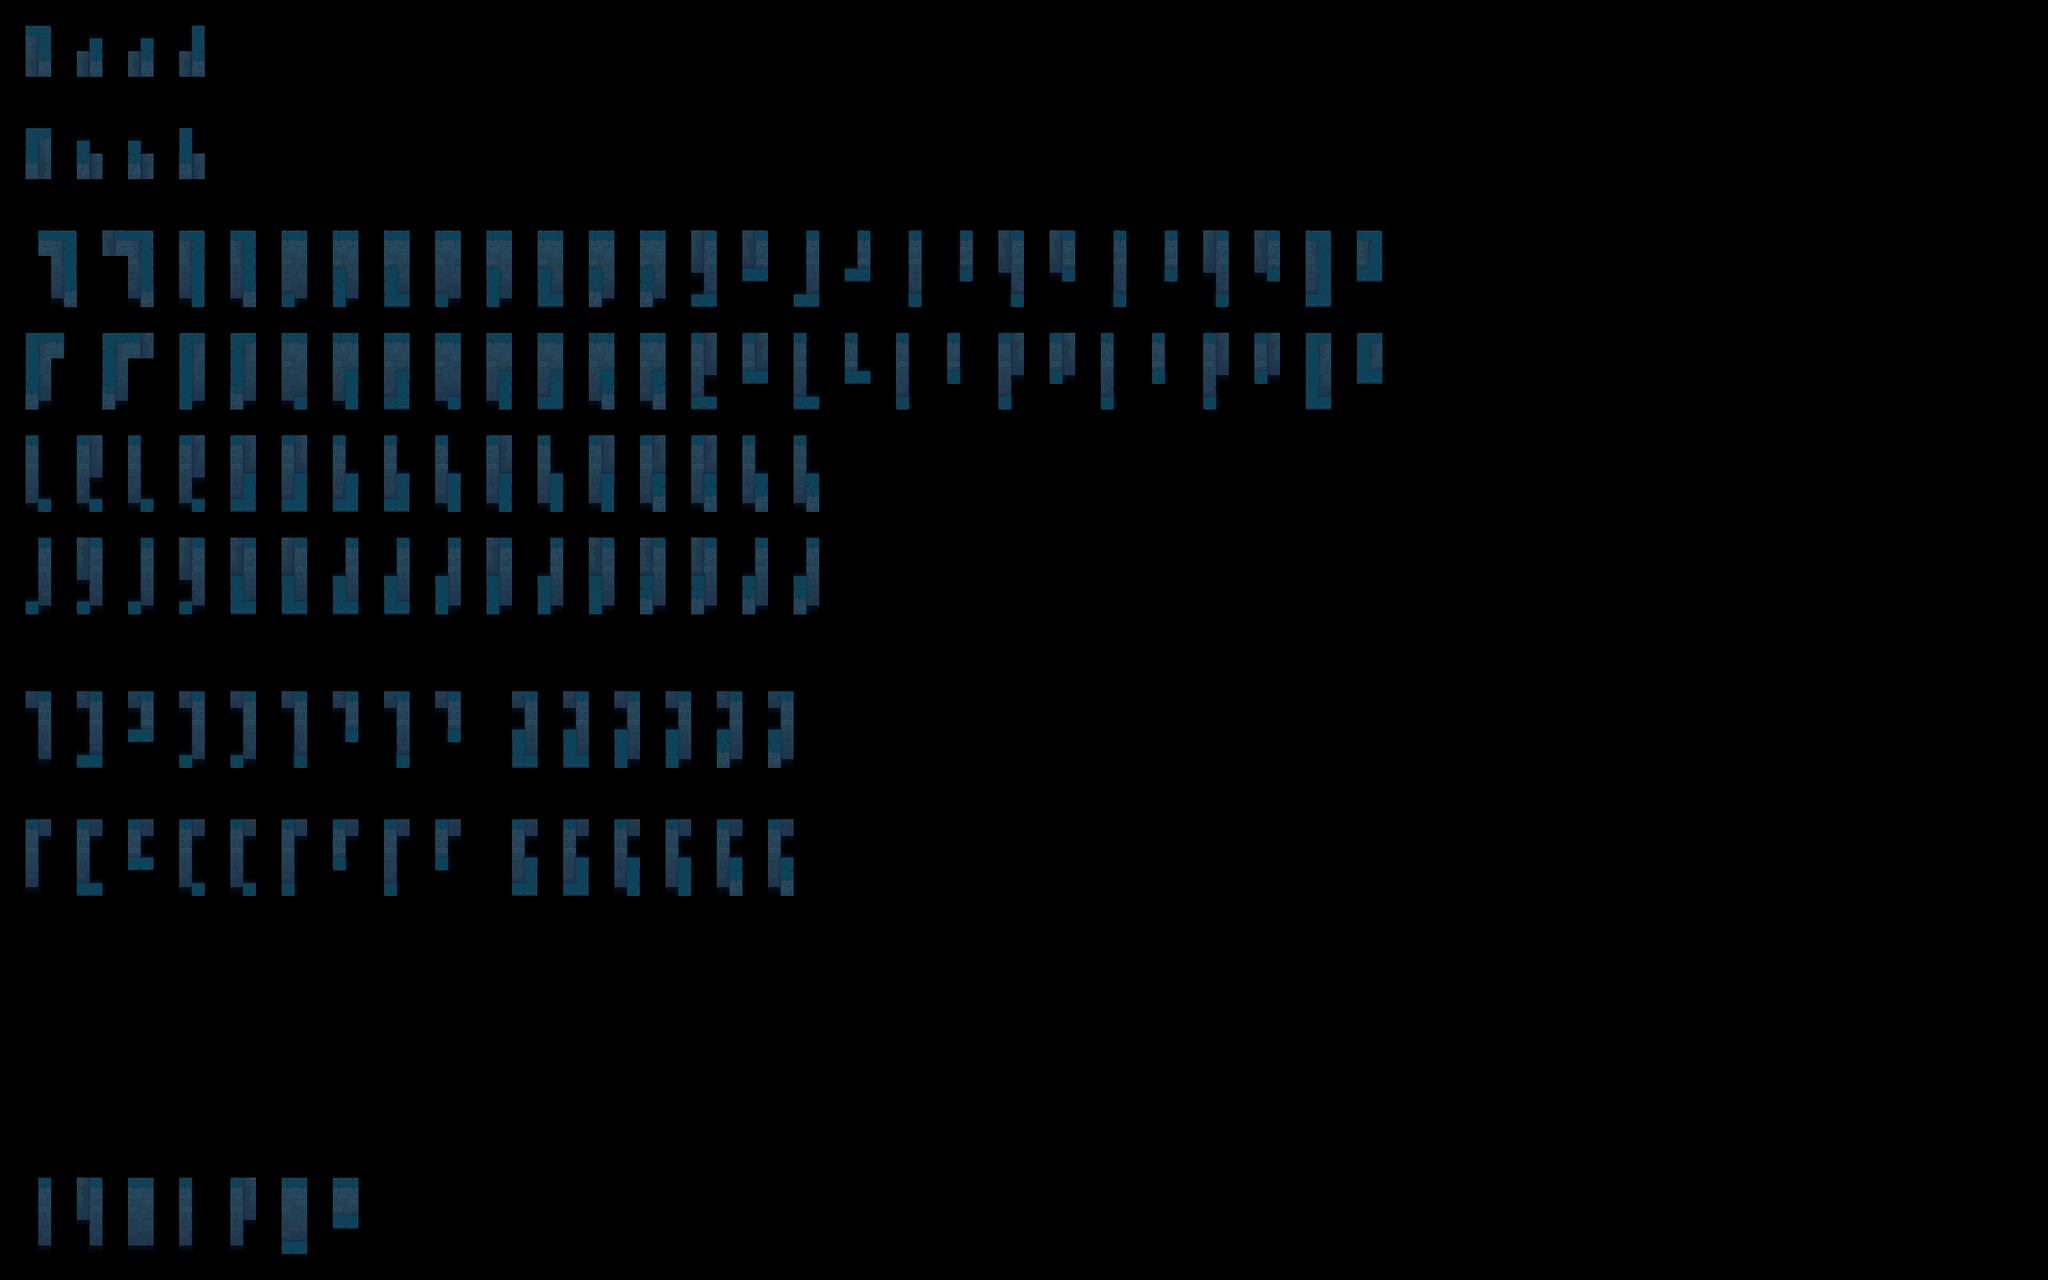

Rendered tile map (Tiled .tmx) drawn with the repository's tilesets; below, a short description and the map source with its tile grids summarised:
An orthogonal 80x50 tile map with 32x32 px tiles, 2 tile layers (input_wall-2, output_wall-2), 2 hidden layers not drawn.

<map version="1.5" tiledversion="1.7.2" orientation="orthogonal" renderorder="right-down" width="80" height="50" tilewidth="32" tileheight="32" infinite="0" nextlayerid="5" nextobjectid="1">
 <tileset firstgid="1" source="Tileset-wall-2.tsx" />
 <layer id="1" name="regions_input" width="80" height="50" visible="0">
  <data>[4000 cells, 354 non-empty, 1 distinct tile ids]</data>
 </layer>
 <layer id="2" name="input_wall-2" width="80" height="50">
  <properties>
   <property name="StrictEmpty" type="bool" value="true" />
  </properties>
  <data>[4000 cells, 313 non-empty, 18 distinct tile ids]</data>
 </layer>
 <layer id="3" name="regions_output" width="80" height="50" visible="0">
  <data>[4000 cells, 229 non-empty, 1 distinct tile ids]</data>
 </layer>
 <layer id="4" name="output_wall-2" width="80" height="50">
  <data>[4000 cells, 229 non-empty, 72 distinct tile ids]</data>
 </layer>
</map>
